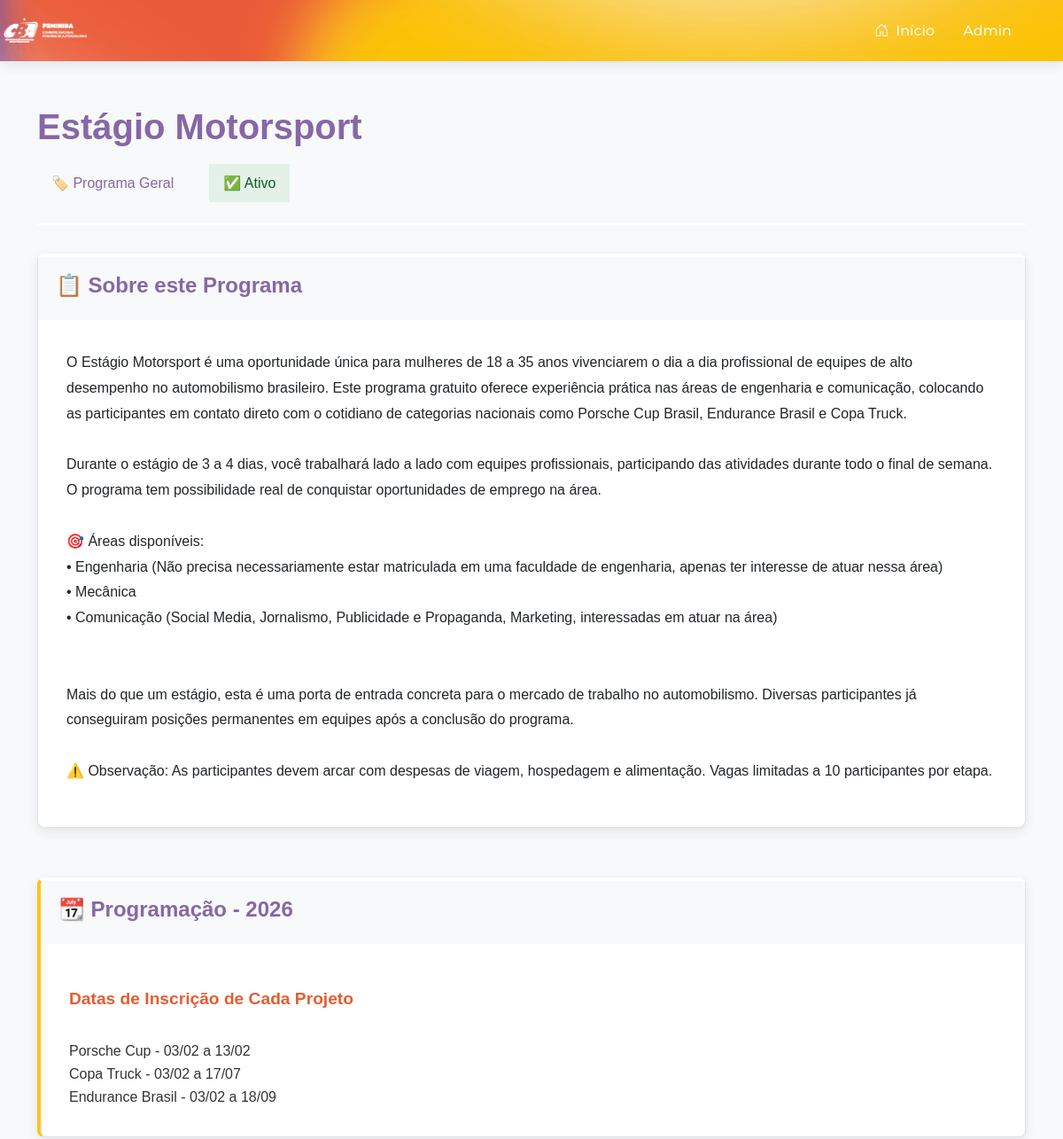
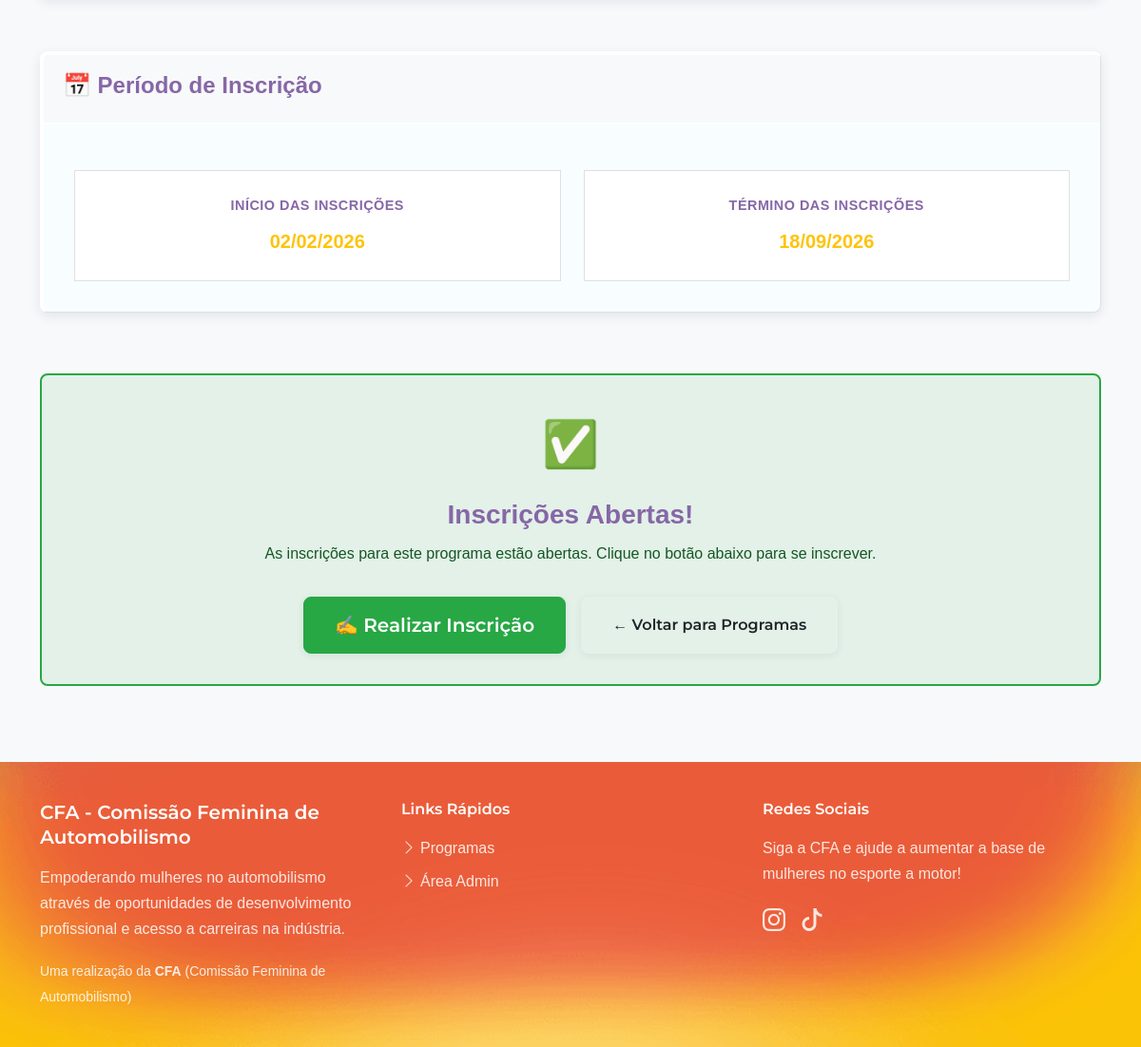
Page /programa/estagio-motorsport on the committed database (2 pictures, top to bottom).
### app.py (models this page shows)
class Programa(db.Model):
    __tablename__ = 'programas'
    id = db.Column(db.Integer, primary_key=True)
    nome = db.Column(db.String(120), nullable=False)
    slug = db.Column(db.String(120), unique=True, nullable=False)
    descricao_curta = db.Column(db.String(250), nullable=True)
    descricao = db.Column(db.Text, nullable=True)
    data_abertura = db.Column(db.Date, nullable=True)
    data_fechamento = db.Column(db.Date, nullable=True)
    ativo = db.Column(db.Boolean, default=True)
    imagem_filename = db.Column(db.String(255), nullable=True)
    criado_em = db.Column(db.DateTime, default=datetime.utcnow)
    atualizado_em = db.Column(db.DateTime, default=datetime.utcnow, onupdate=datetime.utcnow)
    avisos = db.relationship('Aviso', backref='programa', lazy=True)
    inscricoes = db.relationship('Inscricao', backref='programa', lazy=True)

class Aviso(db.Model):
    __tablename__ = 'avisos'
    id = db.Column(db.Integer, primary_key=True)
    programa_id = db.Column(db.Integer, db.ForeignKey('programas.id'), nullable=False)
    titulo = db.Column(db.String(255), nullable=False)
    descricao = db.Column(db.Text, nullable=False)
    ativo = db.Column(db.Boolean, default=True)
    criado_em = db.Column(db.DateTime, default=datetime.utcnow)
    atualizado_em = db.Column(db.DateTime, default=datetime.utcnow, onupdate=datetime.utcnow)

### app.py (the view)
@app.route('/programa/<slug>')
def programa_detalhe(slug):
    programa = Programa.query.filter_by(slug=slug, ativo=True).first_or_404()
    hoje = date.today()
    aberto = True
    if programa.data_abertura and hoje < programa.data_abertura:
        aberto = False
    if programa.data_fechamento and hoje > programa.data_fechamento:
        aberto = False
    avisos = Aviso.query.filter_by(programa_id=programa.id, ativo=True).all()
    return render_template('programa.html', programa=programa, avisos=avisos, aberto=aberto, hoje=hoje)

### app.py (called while the page is built)
@app.context_processor
def inject_current_year():
    return {'current_year': datetime.now().year}

### templates/programa.html (shortened to what this page needs)
{% extends "base.html" %}
{% block content %}
<div class="programa-header">
    <h1>{{ programa.nome }}</h1>
    <div class="programa-meta">
        <span class="meta-badge">🏷️ {{ programa.categoria or "Programa Geral" }}</span>
        {% if programa.ativo %}
            <span class="meta-badge" style="background-color: rgba(40, 167, 69, 0.1); color: #155724;">✅ Ativo</span>
        {% else %}
            <span class="meta-badge" style="background-color: rgba(220, 53, 69, 0.1); color: #721c24;">❌ Inativo</span>
        {% endif %}
    </div>
</div>
<div class="programa-content">
    <div class="card">
        <div class="card-header">
            <h3 class="card-title">📋 Sobre este Programa</h3>
        </div>
        <div class="card-body">
            <p style="white-space: pre-line; line-height: 1.8;">{{ programa.descricao }}</p>
        </div>
    </div>
    {% if avisos %}
        <div class="card aviso-card">
            <div class="card-header">
                <h3 class="card-title">📆 Programação - 2026</h3>
            </div>
            <div class="card-body">
                <div class="aviso-list">
                    {% for aviso in avisos %}
                        <div class="aviso-item">
                            <h4 class="aviso-title">{{ aviso.titulo }}</h4>
                            <div class="aviso-content">
                                {{ aviso.descricao }}
                            </div>
                        </div>
                    {% endfor %}
                </div>
            </div>
        </div>
    {% endif %}
    <div class="card dates-card">
        <div class="card-header">
            <h3 class="card-title">📅 Período de Inscrição</h3>
        </div>
        <div class="card-body">
            {% if programa.data_abertura or programa.data_fechamento %}
                <div class="dates-grid">
                    {% if programa.data_abertura %}
                        <div class="date-box">
                            <span class="date-label">Início das Inscrições</span>
                            <div class="date-value">{{ programa.data_abertura.strftime('%d/%m/%Y') }}</div>
                        </div>
                    {% endif %}
                    {% if programa.data_fechamento %}
                        <div class="date-box">
                            <span class="date-label">Término das Inscrições</span>
                            <div class="date-value">{{ programa.data_fechamento.strftime('%d/%m/%Y') }}</div>
                        </div>
                    {% endif %}
                </div>
            {% else %}
                <p class="text-muted text-center">Período de inscrição não definido.</p>
            {% endif %}
        </div>
    </div>
</div>
{% if aberto %}
    <div class="status-card status-open">
        <div class="status-icon">✅</div>
        <h3>Inscrições Abertas!</h3>
        <p>As inscrições para este programa estão abertas. Clique no botão abaixo para se inscrever.</p>
        <div class="action-buttons">
            <a href="/inscricao/{{ programa.slug }}" class="btn btn-success btn-lg">
                ✍️ Realizar Inscrição
            </a>
            <a href="/" class="btn btn-outline">← Voltar para Programas</a>
        </div>
    </div>
{% endif %}
{% endblock %}

### templates/programa.html (style rules this page uses)
.programa-header { margin-bottom: 2rem; padding-bottom: 1.5rem; border-bottom: 2px solid var(--primary-light); }
.programa-meta { display: flex; gap: 1.5rem; margin-top: 1rem; flex-wrap: wrap; }
.meta-badge { display: inline-flex; align-items: center; gap: 0.5rem; padding: 0.5rem 1rem; background: var(--neutral-light); border-radius: var(--border-radius-sm); color: var(--primary-dark); font-weight: 500; }
.programa-content { display: grid; gap: 1.5rem; }
.status-card { text-align: center; padding: 2rem; margin: 2rem 0; border-radius: var(--border-radius); }
.status-open { background: rgba(40, 167, 69, 0.1); border: 2px solid #28a745; color: #155724; }
.status-icon { font-size: 3rem; margin-bottom: 1rem; }
.aviso-card { border-left: 4px solid var(--accent-yellow); background-color: #ffffff; }
.aviso-item { padding: 1rem 0; border-bottom: 1px solid rgba(0,0,0,0.1); }
.aviso-item:last-child { border-bottom: none; padding-bottom: 0; }
.aviso-title { margin: 0 0 0.5rem 0; color: var(--accent-orange); font-size: 1.2rem; }
.aviso-content { color: var(--neutral-dark); line-height: 1.6; white-space: pre-line; }
.dates-card { border-left: 4px solid var(--primary-light); background-color: #f8fdff; }
.dates-grid { display: grid; grid-template-columns: repeat(auto-fit, minmax(200px, 1fr)); gap: 1.5rem; margin-top: 1rem; }
.date-box { text-align: center; padding: 1.5rem; background: var(--white); border-radius: var(--border-radius-sm); border: 1px solid var(--neutral-border); }
.date-label { display: block; font-weight: 600; color: var(--primary-dark); margin-bottom: 0.5rem; font-size: 0.9rem; text-transform: uppercase; letter-spacing: 0.5px; }
.date-value { font-size: 1.25rem; color: var(--primary-medium); font-weight: 600; }
.action-buttons { display: flex; gap: 1rem; justify-content: center; margin-top: 2rem; flex-wrap: wrap; }

### rows in the picture
Programa: nome "Estágio Motorsport", descricao "O Estágio Motorsport é uma oportunidade única para mulheres de 18 a 35 anos vivenciarem o dia a dia profissional de equipes de alto desempenho no automobilismo brasileiro. Este programa gratuito oferece experiência prática nas áreas de engenharia e comunicação, colocando as participantes em contato direto com o cotidiano de categorias nacionais como Porsche Cup Brasil, Endurance Brasil e Copa Truck. Durante o estágio de 3 a 4 dias, você trabalhará lado a lado com equipes profissionais, participando das atividades durante todo o final de semana. O programa tem possibilidade real de conquistar oportunidades de emprego na área. 🎯 Áreas disponíveis: • Engenharia (Não precisa necessariamente…", data_abertura "02/02/2026", data_fechamento "18/09/2026"
Aviso: titulo "Datas de Inscrição de Cada Projeto", descricao "Porsche Cup - 03/02 a 13/02 Copa Truck - 03/02 a 17/07 Endurance Brasil - 03/02 a 18/09"

### other values in the picture
{{ programa.categoria or "Programa Geral" }} "Programa Geral"
